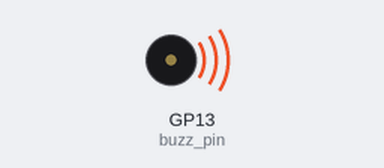
This program was run on a simulated Raspberry Pi Pico running MicroPython. Parts: buzzer (waves = sounding). At 1.0 s the program stops and its outputs stay as they are.

Above: at 0.1 s.
At 1.1 s:
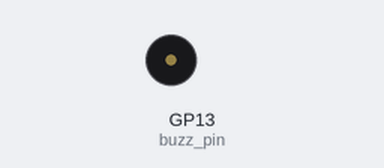
Timing chart, 0 to 2.5 s (numbered marks = the images above):
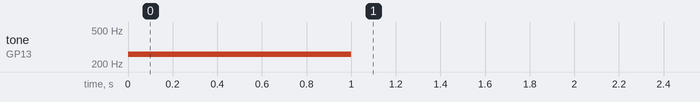

The program:

i10_tone.py
```python
""" i10_tone.py - ARDBASE mini lab - play a tone on the piezo.

	Code is the same for Pico and PYBStick-RP2040

* Author(s): Meurisse D., MCHobby (shop.mchobby.be).

Products:
---> Kit Soudure ARDBASE : https://shop.mchobby.be/product.php?id_product=1124
---> Raspberry-Pi PICO   : https://shop.mchobby.be/product.php?id_product=2025
---> PYBStick-RP2040     : https://shop.mchobby.be/product.php?id_product=2331
------------------------------------------------------------------------

History:
  03 february 2022 - Dominique - initial MicroPython writing
"""

from machine import Pin, PWM
import time

buzz_pin = Pin( 13, Pin.OUT, value=False )
buzz = PWM( buzz_pin )

# Play a Do (at 261 Hertz)
buzz.freq( 261 )
# Max Value=65535, 50% Duty cycle = 65535/2 = 32767
buzz.duty_u16( 32767 )

# Playing the note for 1 second
time.sleep_ms( 1000 )

# Stop the note
buzz.duty_u16( 0 )
```

Measured:
- by itself, tone on GP13 (buzz_pin): silent → 261 Hz at 0.00 s, → silent 1.0 s later
